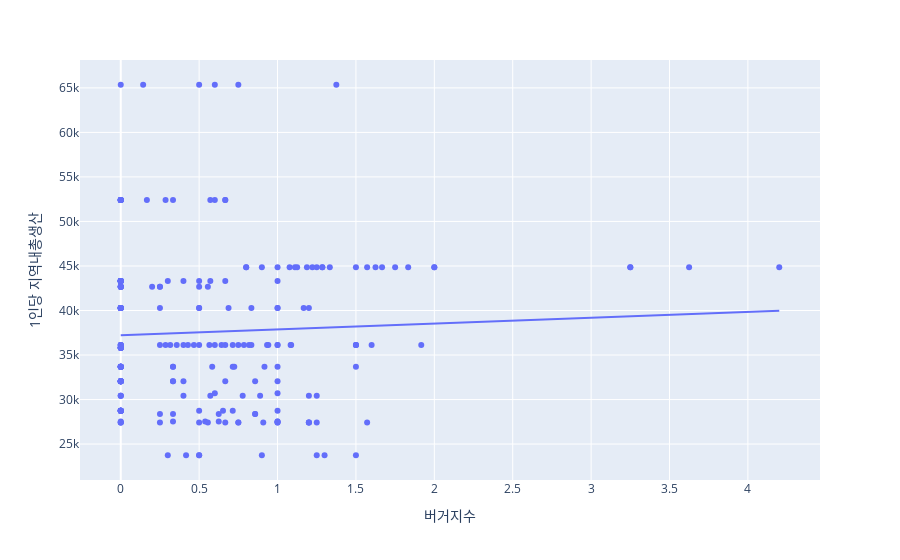

The notebook cell saved with this chart:
### Code cell
import plotly.express as px

px.scatter(df_1, x='버거지수', y='1인당 지역내총생산', trendline='ols')

### Figure 1 — Plotly figure (JSON) as saved in the notebook; plotly's stock layout.template omitted (floating-point values rounded to 4 significant figures; data arrays with more than 128 entries replaced by an {"elided": "..."} marker saying what was removed)
{"data": [{"hovertemplate": "버거지수=%{x}<br>1인당 지역내총생산=%{y}<extra></extra>", "legendgroup": "", "marker": {"color": "#636efa", "symbol": "circle"}, "mode": "markers", "name": "", "orientation": "v", "showlegend": false, "type": "scatter", "x": {"elided": "240 float values"}, "xaxis": "x", "y": {"elided": "240 int values"}, "yaxis": "y"}, {"hovertemplate": "<b>OLS trendline</b><br>1인당 지역내총생산 = 654.695 * 버거지수 + 37213.5<br>R<sup>2</sup>=0.002517<br><br>버거지수=%{x}<br>1인당 지역내총생산=%{y} <b>(trend)</b><extra></extra>", "legendgroup": "", "marker": {"color": "#636efa", "symbol": "circle"}, "mode": "lines", "name": "", "showlegend": false, "type": "scatter", "x": {"elided": "238 float values"}, "xaxis": "x", "y": {"elided": "238 float values"}, "yaxis": "y"}], "layout": {"legend": {"tracegroupgap": 0}, "margin": {"t": 60}, "xaxis": {"anchor": "y", "domain": [0, 1], "title": {"text": "버거지수"}}, "yaxis": {"anchor": "x", "domain": [0, 1], "title": {"text": "1인당 지역내총생산"}}}}
